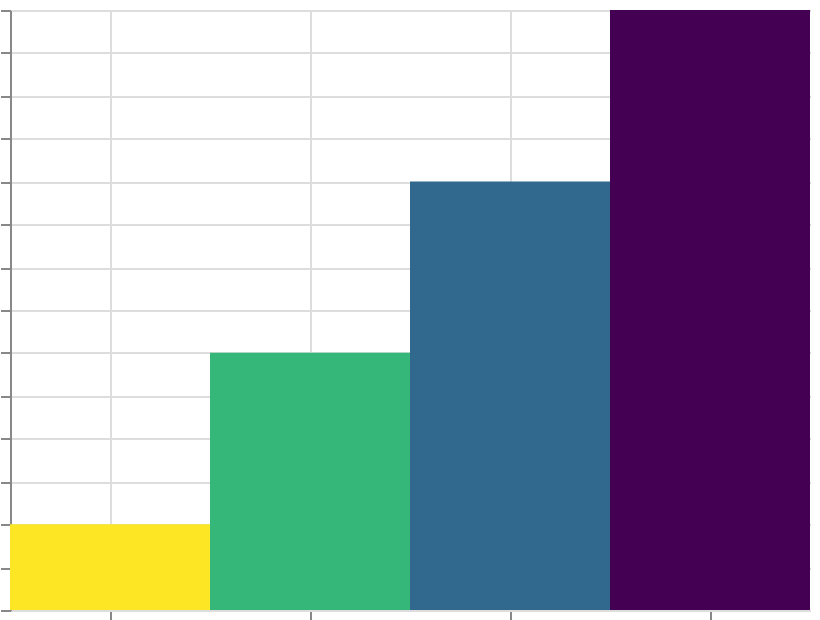

The Vega-Lite source for this figure:
### Vega specification from a JSON file in a GitHub repository (floating-point values rounded to 4 significant figures)
{"$schema": "https://vega.github.io/schema/vega/v6.json", "width": 400, "height": 300, "padding": 5, "autosize": "none", "data": [{"name": "table", "values": [{"cat": "A", "val": 10}, {"cat": "B", "val": 30}, {"cat": "C", "val": 50}, {"cat": "D", "val": 70}]}], "scales": [{"name": "x", "type": "band", "domain": {"data": "table", "field": "cat", "sort": true}, "range": "width"}, {"name": "y", "type": "linear", "domain": {"data": "table", "field": "val"}, "range": [{"signal": "height"}, 0], "zero": true, "nice": true}, {"name": "color", "type": "sequential", "domain": {"data": "table", "field": "val"}, "scheme": "viridis", "reverse": true}], "marks": [{"type": "rect", "from": {"data": "table"}, "encode": {"update": {"x": {"scale": "x", "field": "cat"}, "width": {"scale": "x", "band": 1}, "y": {"scale": "y", "field": "val"}, "y2": {"scale": "y", "value": 0}, "fill": {"scale": "color", "field": "val"}}}}], "axes": [{"scale": "x", "orient": "bottom", "grid": true, "labels": false}, {"scale": "y", "orient": "left", "grid": true, "labels": false}], "legends": [{"fill": "color"}], "description": "legacy spelling: the scheme is a top-level scale property (type \"sequential\"), which the Vega schema does not list; vega reads it all the same"}
